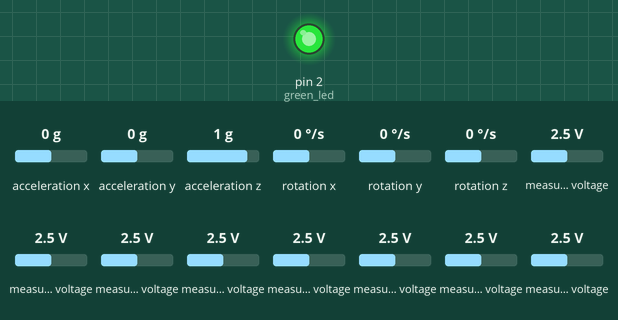
This sketch was run on a simulated Arduino Uno, built with avr-gcc and run on an emulated ATmega328P. Parts: output pins drawn as LEDs (lit = HIGH). The test bench sets the inputs (shaded band); at power-on: acceleration x 0 g, acceleration y 0 g, acceleration z 1 g, rotation x 0 °/s, rotation y 0 °/s, rotation z 0 °/s, measured voltage 2.5 V. What the sketch prints to the serial monitor is not drawn.

Above: at 0.1 s.
Timing chart, 0 to 1.6 s (numbered marks = the images above):
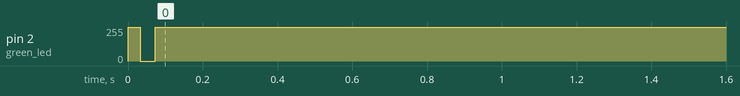

Measured:
- by itself, pin 2 (green_led): 255/255 → 254/255 at 0.03 s

The sketch:

wireless_glove.ino
```cpp
#include <SoftwareSerial.h>
#include <Adafruit_MCP3008.h>
#include <Wire.h>
#include <I2Cdev.h>
#include <MPU6050.h>

SoftwareSerial ble_module(6, 7); // RX, TX
Adafruit_MCP3008 adc;
MPU6050 mpu;


// variables to store mpu value
int16_t ax, ay, az;
int16_t gx, gy, gz;

// variables to store mpu value 0-255
int valax;
int valay;
int valaz;
int valgx;
int valgy;
int valgz;

int p_valax;
int p_valay;
int p_valaz;
int p_valgx;
int p_valgy;
int p_valgz;

// set green led pin number
#define green_led 2

// variable to store receiver command
char r_command = 'a';

// array to store sending data
byte sensors_data[14];

// a variable to decide send sensors data
boolean if_send = true;


unsigned long previousTime = 0;
//const long breakTime = 100;

void setup() {
//  set led pin mode
  pinMode(green_led, OUTPUT);

//  set led to low
  digitalWrite(green_led, LOW);

//  set bluetooth baud rate
  ble_module.begin(115200);

//  set select pin to D3 for MCP3008
  adc.begin(10);

// MPU6050 setup
  IMU_setup();

}

void loop() {

  send_data();
  delay(5);

  mpu_data();
  p_valax = valax;
  p_valay = valay;
  p_valaz = valaz;
  p_valgx = valgx;
  p_valgy = valgy;
  p_valgz = valgz;
  if(p_valax == valax && p_valay == valay && p_valaz == valaz) {
    digitalWrite(green_led, LOW);
    IMU_setup();
  }
}

// function to send data
void send_data() {
  mpu_data();
// data start with 's'
  ble_module.print('s');
  for(byte i=0; i<8; i++){
    sensors_data[i] = map(adc.readADC(i), 0, 1023, 0, 255);
  }
  sensors_data[8] = valax;
  sensors_data[9] = valay;
  sensors_data[10] = valaz;
  sensors_data[11] = valgx;
  sensors_data[12] = valgy;
  sensors_data[13] = valgz;
//  sensors_data[14] = map(analogRead(emg_sensor), 0, 1023, 0, 255);
  ble_module.write(sensors_data, 14);
//  data end with 'e'
  ble_module.print('e');
}

void mpu_data(){
  mpu.getMotion6(&ax, &ay, &az, &gx, &gy, &gz);
  valax = map(ax, -17000, 17000, 0, 255);
  valay = map(ay, -17000, 17000, 0, 255);
  valaz = map(az, -17000, 17000, 0, 255);
  valgx = map(gx, -17000, 17000, 0, 255);
  valgy = map(gy, -17000, 17000, 0, 255);
  valgz = map(gz, -17000, 17000, 0, 255);
}

void IMU_setup() {
  Wire.begin();
  Serial.begin(38400);
  mpu.initialize();
  if(mpu.testConnection()){
    digitalWrite(green_led, HIGH);
    Serial.print("yes");
  }
  else {
    digitalWrite(green_led, LOW);
  }
}
```
